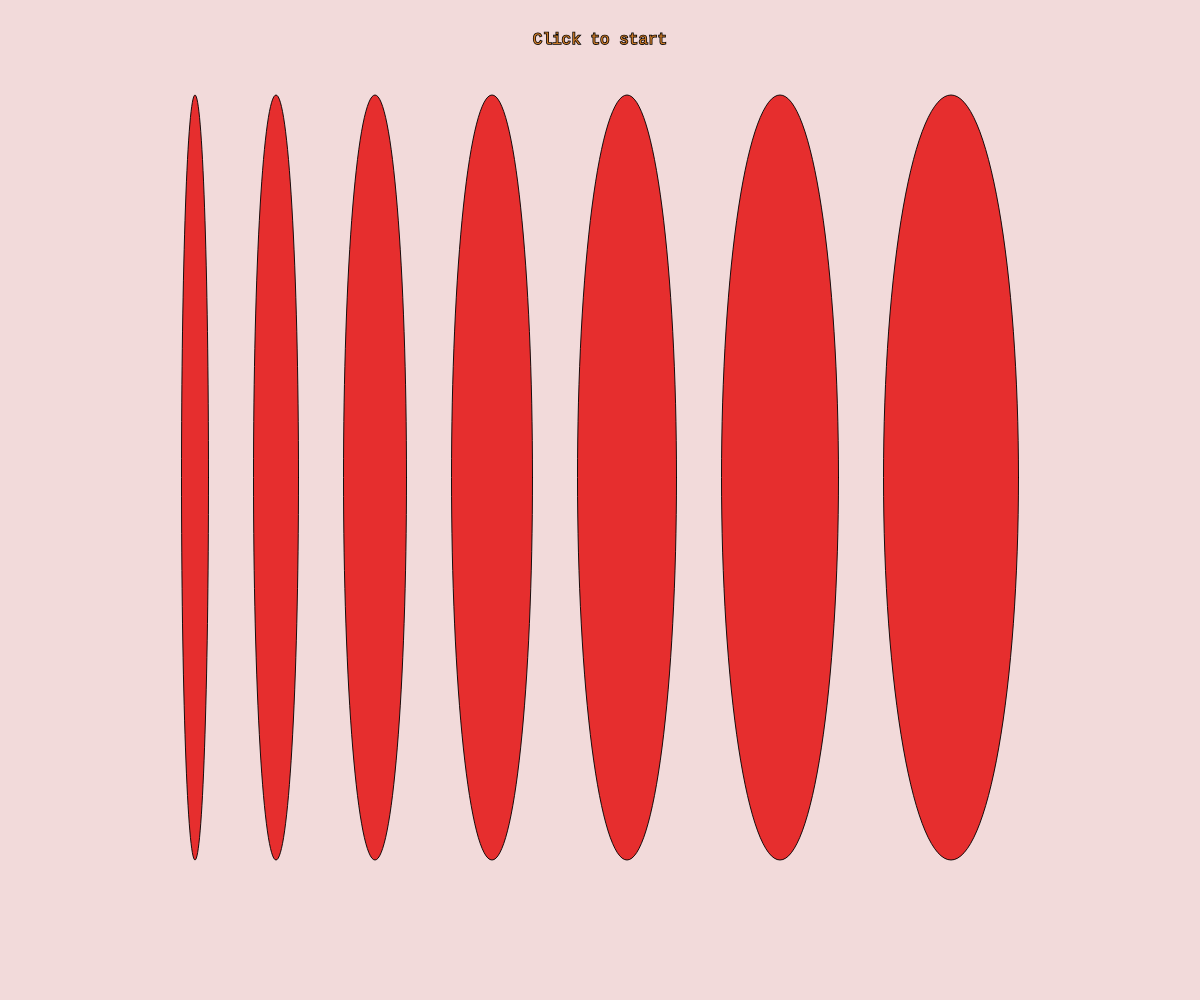
Frame 1 (no input)
Frame 60 (no input): identical to frame 1, image omitted
Frame 120 (the mouse pressed at the canvas centre since frame 60): identical to frame 1, image omitted

The p5.js sketch that drew this single still picture (run headless with seeded random() and noise() and a simulated clock; from frame 60 on, the mouse is pressed at the canvas centre):

// p5.js sketch
// ── sketch.js
let gap = 50; // Fixed space between shape edges 
let margin = 50; // Margin from the edges of the canvas
let clickStep = 0; // Tracks clicks from 0 to 6

//let palettes = [ { bg: '#F4F1DE', top: '#E63946', bottom: '#1D3557' }, // Cream bg, Red top, Navy bottom 
//{ bg: '#EDF2F4', top: '#FFB703', bottom: '#2A9D8F' }, // Light gray bg, Yellow top, Teal bottom 
//{ bg: '#F8F9FA', top: '#8338EC', bottom: '#3A86FF' }, // White bg, Purple top, Blue bottom 
//{ bg: '#FAEDCD', top: '#D4A373', bottom: '#E76F51' } // Warm sand bg, Tan top, Terracotta bottom 
//];

function setup() {
    createCanvas(windowWidth, windowHeight);
    ellipseMode(CORNER);
    rectMode(CORNER);
    angleMode(DEGREES);
    colorMode(HSB, 360, 100, 100);
}

function draw() {
    let topHue = (clickStep * 15) % 360; // Moves 15° around the wheel per click 
    let bottomHue = (topHue + 30) % 360; // Shifted 30° for harmonious contrast!
    background(topHue, 10, 95);

let phase = floor(clickStep / 6) % 3; 
let progress = clickStep % 6; // Step inside current phase (0 to 5) 

let stepHeight = (height - 150) / 6; 
let bottomH = progress * stepHeight; 
let topH = max(0, height - 150 - bottomH);

// Measure shape layout width
let count = 0; 
let totalWidth = 0; 
while (true) { 
    let nextWidth = 30 + count * 20; // Width of the next growing ellipse 
    let spaceNeeded = totalWidth + nextWidth + (count > 0 ? gap : 0); 
    // Stop adding shapes if the next one pushes into the side margin 
    if (spaceNeeded > width - (margin * 2)) break; 
    totalWidth = spaceNeeded; 
    count++; 
}

// TRANSLATE TO CENTER & ROTATE FULL IMAGE -
push(); 
translate(width / 2, height / 2); 
rotate(clickStep * 20); 
scale(0.9);
let startX = -totalWidth / 2; 
let startY = -height / 2 + 50;

let xPos = startX;
for (let i = 0; i < count; i++) { 
    let w = 30 + i * 20; 
   
    // Draw top shrinking shape
    if (topH > 0) {
        fill(topHue, 80, 90);
        drawPhaseShape(phase, true, xPos, startY, w, topH);
    }

    // Draw bottom growing shape
    if (bottomH > 0) {
        fill(bottomHue, 80, 90);
        drawPhaseShape(phase, false, xPos, height / 2 - 50 - bottomH, w, bottomH);
    }

xPos += w + gap;
}

pop();

// Text instructions at the top of the canvas
push();
fill(bottomHue, 80, 80); 
stroke(0);
strokeWeight(1.5);
textAlign(CENTER, CENTER); 
textSize(16);
textFont('Courier');

if (clickStep === 0) { 
    text("Click to start", width / 2, 40); 
} else { 
    text("... & keep clicking away", width / 2, 40); 
}

pop();
}

function drawPhaseShape(phase, isTop, x, y, w, h) { 
    let shapeType; 
    if (phase === 0) shapeType = isTop ? "ellipse" : "rect"; 
    else if (phase === 1) shapeType = isTop ? "rect" : "triangle"; 
    else shapeType = isTop ? "triangle" : "ellipse"; 
    
    if (shapeType === "ellipse") { 
        ellipse(x, y, w, h); 
    } else if (shapeType === "rect") { 
        rect(x, y, w, h); 
    } else if (shapeType === "triangle") { 
        triangle(x, y + h, x + w, y + h, x + w / 2, y); // Pointing up 
    }
}

// Advance the counter on every click 
function mouseClicked() { 
    clickStep++; 
}

// Automatically resizes your canvas when you resize the browser window
function windowResized() { 
    resizeCanvas(windowWidth, windowHeight);
}
